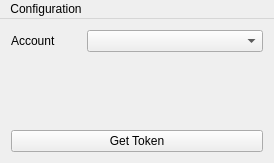
<?xml version="1.0" encoding="UTF-8"?>
<ui version="4.0">
 <class>MainWindow</class>
 <widget class="QMainWindow" name="MainWindow">
  <property name="geometry">
   <rect>
    <x>0</x>
    <y>0</y>
    <width>274</width>
    <height>163</height>
   </rect>
  </property>
  <property name="windowTitle">
   <string>OTP Generator</string>
  </property>
  <property name="windowIcon">
   <iconset resource="../ressource.qrc">
    <normaloff>:/ressource/ressource/oathOTP-128.png</normaloff>:/ressource/ressource/oathOTP-128.png</iconset>
  </property>
  <widget class="QWidget" name="centralWidget">
   <layout class="QVBoxLayout" name="verticalLayout_3">
    <item>
     <layout class="QVBoxLayout" name="verticalLayout_2">
      <item>
       <layout class="QVBoxLayout" name="verticalLayout">
        <item>
         <layout class="QHBoxLayout" name="horizontalLayout">
          <item>
           <widget class="QLabel" name="label">
            <property name="maximumSize">
             <size>
              <width>70</width>
              <height>16777215</height>
             </size>
            </property>
            <property name="text">
             <string>Account        </string>
            </property>
           </widget>
          </item>
          <item>
           <widget class="QComboBox" name="Accounts"/>
          </item>
         </layout>
        </item>
        <item>
         <widget class="QLabel" name="Token">
          <property name="text">
           <string>&lt;html&gt;&lt;head/&gt;&lt;body&gt;&lt;p align=&quot;center&quot;&gt;&lt;br/&gt;&lt;/p&gt;&lt;/body&gt;&lt;/html&gt;</string>
          </property>
         </widget>
        </item>
       </layout>
      </item>
      <item>
       <widget class="QPushButton" name="getToken">
        <property name="text">
         <string>Get Token</string>
        </property>
       </widget>
      </item>
     </layout>
    </item>
   </layout>
  </widget>
  <widget class="QMenuBar" name="menuBar">
   <property name="geometry">
    <rect>
     <x>0</x>
     <y>0</y>
     <width>274</width>
     <height>22</height>
    </rect>
   </property>
   <widget class="QMenu" name="menuConfiguration">
    <property name="title">
     <string>Configuration</string>
    </property>
    <addaction name="actionManage_account"/>
   </widget>
   <addaction name="menuConfiguration"/>
  </widget>
  <action name="actionManage_account">
   <property name="text">
    <string>Add account</string>
   </property>
  </action>
 </widget>
 <layoutdefault spacing="6" margin="11"/>
 <resources>
  <include location="../ressource.qrc"/>
 </resources>
 <connections/>
</ui>
